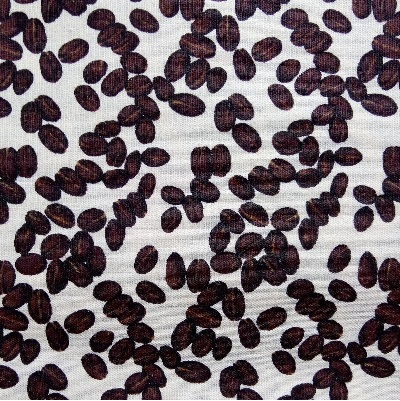
#> input picture 006-object segmentation/images/cafe.jpg, 400 x 401 px, found by its file name
$ jupyter execute 001-segmentacao-binarizacao.ipynb   (shell and % lines are left out)
#> lines starting #> are read from the running program, lines starting #| are printed output that depends on the picture
### Segmentação por binarização
A segmentação por binarização também é conhecida como aplicação de limiar de intensidade. A separação do objeto de interesse por meio desse método ocorre pela definição do valor de um limiar.

Quando uma imagem é submetida a esse procedimento, os pixels representados por valores maiores que o limiar são estabelecidos como o objeto de interesse, sendo redefinidos para a cor preta ou branca. Do contrário, os pixels representados por valores menores que o limiar são estabelecidos como o segundo plano, sendo redefinidos para a cor oposto à do objeto de interesse.

A segmentação por binarização resulta em uma imagem binária, na qual geralmente o objeto de interesse é representado pela cor branca e o segundo pela cor preta.

[cell 1]
import cv2
import numpy as np
from matplotlib import pyplot as plt

função **threshold(img, limiar, val_int, método)**
Entrada:

        1. img = imagem com a qual queremos trabalhar em tons de cinza
        2. limiar = valor estipulado pelo usuário
        3. val_int = valor de intensidade dos pixels com valores maiores que o limiar
        4. método = **THRESH_BINARY** - Objeto de interesse em cor preta.
                    **THRESH_BINARY_INV** - Objeto de interesse em cor branca.

Saída:

        1. matriz refeten a imagem binarizada

[cell 2]
path = r'C:\Users\shuel\Documents\Workspace\computer-vision\computer-vision-meganha\006-object segmentation\images'
img = cv2.imread(path + '\cafe.jpg')
#> img is the input picture: shape (401, 400, 3); mean B, G, R 113.4, 108.5, 118.6

[cell 3]
metodo = cv2.THRESH_BINARY_INV
ret, imgBin = cv2.threshold(img, 200, 255, metodo)
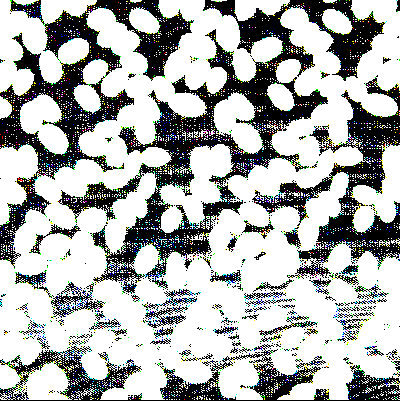
#> imgBin: shape (401, 400, 3); mean B, G, R 174.2, 175.8, 173.4

[cell 4]
fig = plt.figure(figsize=(15,15))

ax1 = fig.add_subplot(221)
plt.imshow(img)
plt.title('Imagem Original')

ax2 = fig.add_subplot(222)
plt.imshow(imgBin)
plt.title('Imagem segmentada')

plt.show()
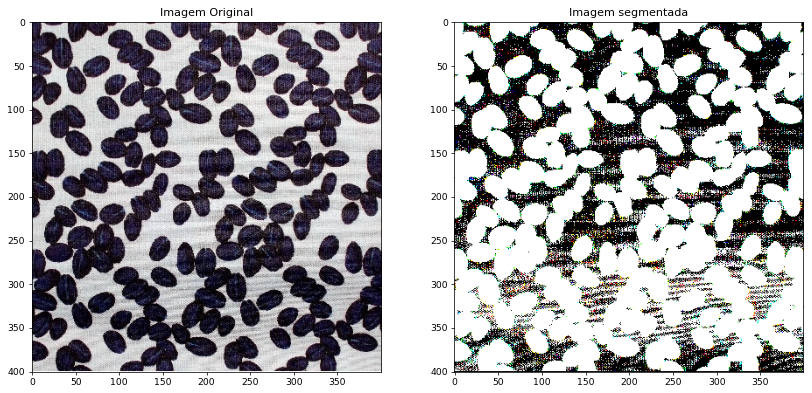
#> figure drawn by matplotlib, 2 panels; B, G, R data is drawn as R, G, B
